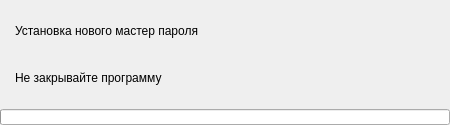
<?xml version="1.0" encoding="UTF-8"?>
<ui version="4.0">
 <class>change_master_popup_widget</class>
 <widget class="QWidget" name="change_master_popup_widget">
  <property name="geometry">
   <rect>
    <x>0</x>
    <y>0</y>
    <width>450</width>
    <height>125</height>
   </rect>
  </property>
  <layout class="QVBoxLayout" name="change_master_popup_layout">
   <property name="spacing">
    <number>0</number>
   </property>
   <property name="leftMargin">
    <number>0</number>
   </property>
   <property name="topMargin">
    <number>0</number>
   </property>
   <property name="rightMargin">
    <number>0</number>
   </property>
   <property name="bottomMargin">
    <number>0</number>
   </property>
   <item>
    <layout class="QVBoxLayout" name="centered_layout">
     <property name="spacing">
      <number>15</number>
     </property>
     <property name="leftMargin">
      <number>15</number>
     </property>
     <property name="topMargin">
      <number>15</number>
     </property>
     <property name="rightMargin">
      <number>15</number>
     </property>
     <property name="bottomMargin">
      <number>15</number>
     </property>
     <item>
      <widget class="QLabel" name="title_label">
       <property name="text">
        <string>Установка нового мастер пароля</string>
       </property>
       <property name="alignment">
        <set>Qt::AlignLeading|Qt::AlignLeft|Qt::AlignVCenter</set>
       </property>
      </widget>
     </item>
     <item>
      <widget class="QLabel" name="tip_label">
       <property name="text">
        <string>Не закрывайте программу</string>
       </property>
      </widget>
     </item>
    </layout>
   </item>
   <item>
    <widget class="QProgressBar" name="progress_bar">
     <property name="maximumSize">
      <size>
       <width>16777215</width>
       <height>16</height>
      </size>
     </property>
     <property name="textVisible">
      <bool>false</bool>
     </property>
    </widget>
   </item>
  </layout>
 </widget>
 <resources/>
 <connections/>
</ui>
